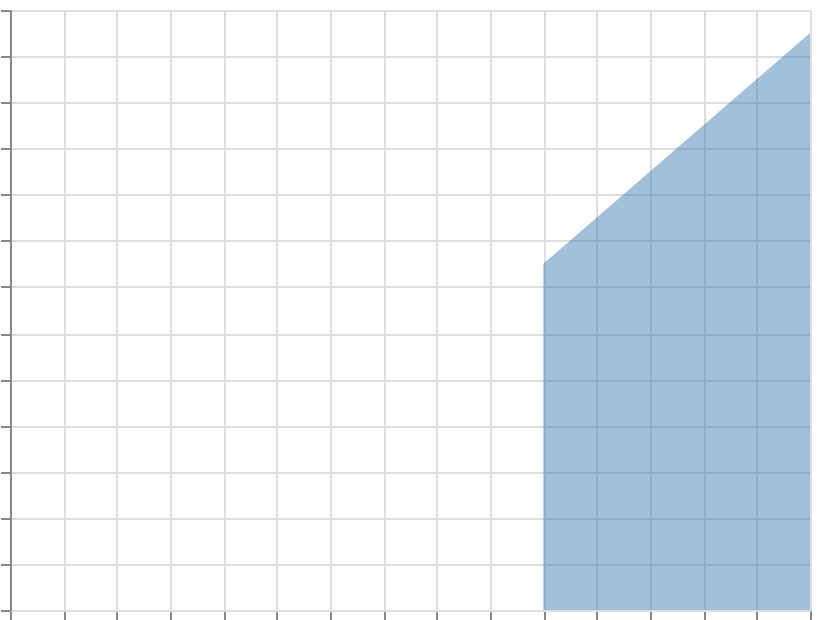

Express this chart as Vega-Lite.
### Vega specification from a JSON file in a GitHub repository (floating-point values rounded to 4 significant figures)
{"$schema": "https://vega.github.io/schema/vega/v6.json", "width": 400, "height": 300, "padding": 5, "autosize": "none", "data": [{"name": "table", "values": [{"x": 0, "y": 10}, {"x": 1, "y": null}, {"x": 2, "y": 15}, {"x": 3, "y": 25}]}], "scales": [{"name": "x", "type": "linear", "domain": {"data": "table", "field": "x"}, "range": "width", "nice": true}, {"name": "y", "type": "linear", "domain": {"data": "table", "field": "y"}, "range": [{"signal": "height"}, 0], "nice": true}], "marks": [{"type": "area", "from": {"data": "table"}, "encode": {"update": {"x": {"scale": "x", "field": "x"}, "y": {"scale": "y", "field": "y"}, "y2": {"scale": "y", "value": 0}, "fill": {"value": "steelblue"}, "fillOpacity": {"value": 0.5}, "defined": {"signal": "datum.y != null"}}}}], "axes": [{"scale": "x", "orient": "bottom", "grid": true, "labels": false}, {"scale": "y", "orient": "left", "grid": true, "labels": false}]}
